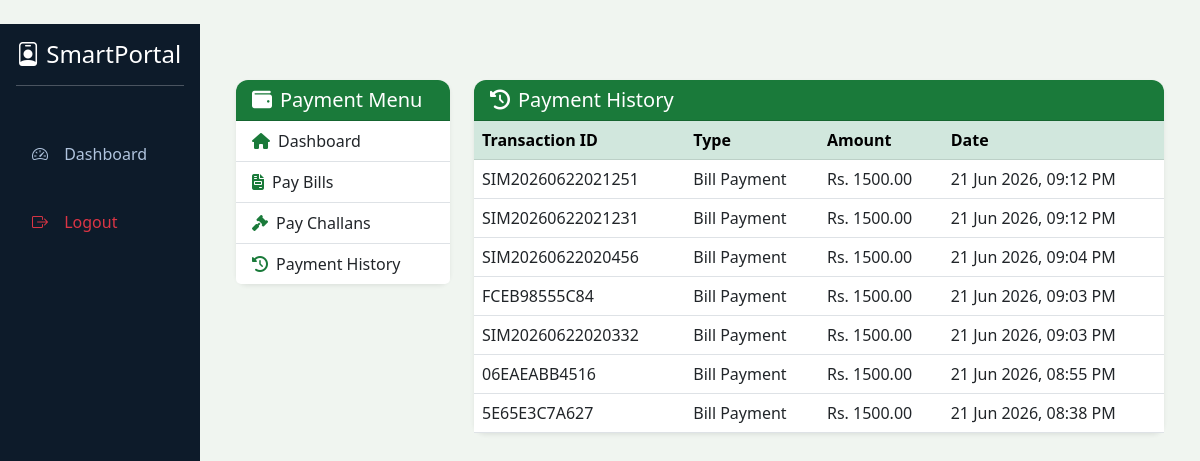
Screenshot of /challan/history/ (signed in) with the database file from the repository.
### challan/models.py (models this page shows, shortened)
class PaymentTransaction(models.Model):
    PAYMENT_TYPES = (
        ('bill', 'Bill Payment'),
        ('challan', 'Challan Payment'),
        ('application', 'Application Fee'),
    )
    user = models.ForeignKey(User, on_delete=models.CASCADE)
    payment_type = models.CharField(max_length=15, choices=PAYMENT_TYPES)
    bill = models.ForeignKey(Bill, on_delete=models.SET_NULL, null=True, blank=True)
    challan = models.ForeignKey(Challan, on_delete=models.SET_NULL, null=True, blank=True)
    amount = models.DecimalField(max_digits=10, decimal_places=2)
    transaction_id = models.CharField(max_length=20, unique=True, default=uuid.uuid4().hex[:12].upper())
    paid_at = models.DateTimeField(auto_now_add=True)
    is_successful = models.BooleanField(default=True)
    gateway_transaction_id = models.CharField(max_length=100, blank=True, null=True)
    gateway_name = models.CharField(max_length=20, blank=True, null=True)
    app_type = models.CharField(max_length=20, blank=True)
    app_id = models.IntegerField(null=True, blank=True)
    reference_number = models.CharField(max_length=50, blank=True)

### challan/views.py (the view)
# urls.py: path('history/', views.payment_history, name='history'),
@login_required
def payment_history(request):
    payments = PaymentTransaction.objects.filter(user=request.user).order_by('-paid_at')
    return render(request, 'challan/history.html', {'payments': payments})

### challan/templates/challan/history.html
{% extends "challan/base_challan.html" %}
{% block challan_content %}
<div class="card border-0 shadow-sm">
    <div class="card-header bg-success text-white">
        <h5 class="mb-0"><i class="fas fa-history me-2"></i>Payment History</h5>
    </div>
    <div class="card-body p-0">
        <table class="table table-hover mb-0">
            <thead class="table-success">
                <tr>
                    <th>Transaction ID</th>
                    <th>Type</th>
                    <th>Amount</th>
                    <th>Date</th>
                </tr>
            </thead>
            <tbody>
                {% for payment in payments %}
                <tr>
                    <td>{{ payment.transaction_id }}</td>
                    <td>{{ payment.get_payment_type_display }}</td>
                    <td>Rs. {{ payment.amount }}</td>
                    <td>{{ payment.paid_at|date:"d M Y, h:i A" }}</td>
                </tr>
                {% empty %}
                <tr><td colspan="4" class="text-center text-muted py-4">No payments found.</td></tr>
                {% endfor %}
            </tbody>
        </table>
    </div>
</div>
{% endblock %}

### templates/base.html (style rules this page uses)
:root { --gov-green: #1a7a3a; --gov-dark: #0d4a1f; --gov-light: #e8f5e9; --gov-gold: #c5a059; }
body { background-color: #f0f5f0; font-family: 'Segoe UI', Tahoma, Geneva, Verdana, sans-serif; }
.card { border: none; border-radius: 0.75rem; box-shadow: 0 4px 12px rgba(0,0,0,0.05); }
.card-header { border-radius: 0.75rem 0.75rem 0 0 !important; }
.bg-success { background-color: var(--gov-green) !important; }

### rows the page displays
PaymentTransaction: transaction_id "SIM20260622021251", payment_type "Bill Payment", amount "1500.00", paid_at "21 Jun 2026, 09:12 PM"
PaymentTransaction: transaction_id "SIM20260622021231", payment_type "Bill Payment", amount "1500.00", paid_at "21 Jun 2026, 09:12 PM"
PaymentTransaction: transaction_id "SIM20260622020456", payment_type "Bill Payment", amount "1500.00", paid_at "21 Jun 2026, 09:04 PM"
PaymentTransaction: transaction_id "FCEB98555C84", payment_type "Bill Payment", amount "1500.00", paid_at "21 Jun 2026, 09:03 PM"
PaymentTransaction: transaction_id "SIM20260622020332", payment_type "Bill Payment", amount "1500.00", paid_at "21 Jun 2026, 09:03 PM"
PaymentTransaction: transaction_id "06EAEABB4516", payment_type "Bill Payment", amount "1500.00", paid_at "21 Jun 2026, 08:55 PM"
PaymentTransaction: transaction_id "5E65E3C7A627", payment_type "Bill Payment", amount "1500.00", paid_at "21 Jun 2026, 08:38 PM"
